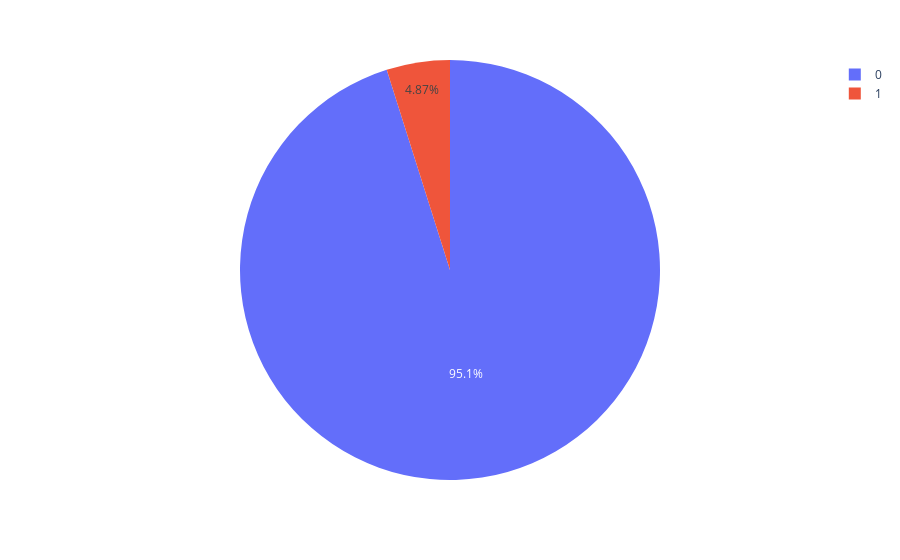

Notebook code for this chart:
### Code cell
px.pie(df_avc, 'stroke')

### Figure 1 — Plotly figure (JSON) as saved in the notebook; plotly's stock layout.template omitted (floating-point values rounded to 4 significant figures; data arrays with more than 128 entries replaced by an {"elided": "..."} marker saying what was removed)
{"data": [{"domain": {"x": [0, 1], "y": [0, 1]}, "hovertemplate": "stroke=%{label}<extra></extra>", "labels": {"elided": "5110 int values"}, "legendgroup": "", "name": "", "showlegend": true, "type": "pie"}], "layout": {"legend": {"tracegroupgap": 0}, "margin": {"t": 60}}}
